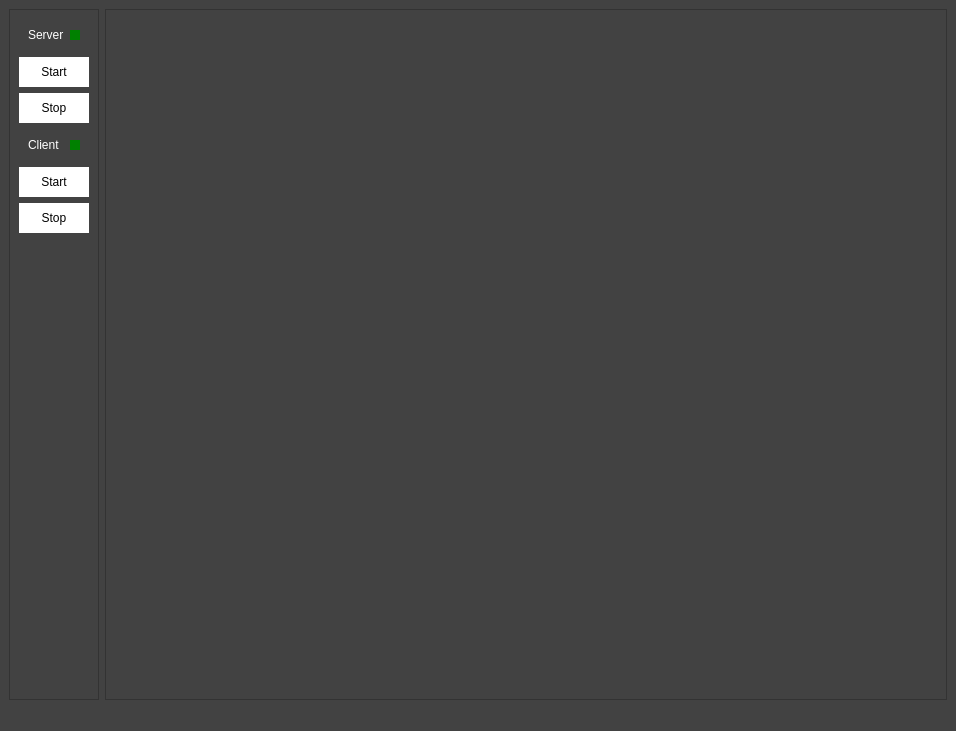
<?xml version="1.0" encoding="UTF-8"?>
<ui version="4.0">
 <class>MainWindow</class>
 <widget class="QMainWindow" name="MainWindow">
  <property name="geometry">
   <rect>
    <x>0</x>
    <y>0</y>
    <width>956</width>
    <height>731</height>
   </rect>
  </property>
  <property name="sizePolicy">
   <sizepolicy hsizetype="Expanding" vsizetype="Expanding">
    <horstretch>0</horstretch>
    <verstretch>0</verstretch>
   </sizepolicy>
  </property>
  <property name="minimumSize">
   <size>
    <width>956</width>
    <height>731</height>
   </size>
  </property>
  <property name="windowTitle">
   <string>Client viewer</string>
  </property>
  <property name="styleSheet">
   <string notr="true">QMainWindow#MainWindow
{
	background-color: rgb(36, 36, 36);
	border:2px solid rgb(56, 56, 56);
	border-left:2px solid rgb(56, 56, 56);
}

QWidget
{
	font: 10pt &quot;Open Sans&quot;;
	color: white; 
	background-color: rgb(66, 66, 66);
	selection-background-color :rgb(64, 167, 195);
}

QFrame#AcquisitionParameters, QFrame#FilteringParameters, QFrame#Diagnosis, QFrame#Diagnosis_2, QFrame#EntryFile_2, QFrame#SaveFile, QFrame#SaveFileWavefront {
	background-color: rgb(36, 36, 36);
}

QWidget#currentFile, QWidget#refFile, QWidget#Mask, QWidget#maskLoad {
	background-color: rgb(36, 36, 36);
}

QMainWindow#mainWindow
{
	margin:5px 0px 5px 0px;
}

/*toolbars*/


QToolBar {
	border: none;
	margin:2px;
}

QToolBar {
	background-color: rgb(64, 167, 195);
	padding: 0px 0px 0px 5px;
	margin-bottom:5px;
}

QToolBar QWidget {
	background-color: rgb(64, 167, 195);
}

QMessageBox {
	background-color: rgb(56, 56, 56);
	border-bottom: 2px solid rgb(66, 66, 66);
	border-left: 2px solid rgb(66, 66, 66);
	border-right: 2px solid rgb(66, 66, 66);
}

/* Push button */

QPushButton
{
	background-color: rgb(56, 56, 56);
}

QPushButton:disabled
{
	background-color: rgb(96, 96, 96);
}

QPushButton:checked
{
	background-color: rgb(64, 167, 195);
}

QFrame QPushButton
{
	background-color: rgb(96,96, 96);
	border: 0px solid white;
}

/* Label */

QLabel
{
	background-color: transparent;
}

/* Tool Tip */

QToolTip 
{ 
	border: 1px solid rgb(64, 167, 195);
}

/* Checkbox */

QCheckBox
{
	background-color:transparent;
	color: rgb(255, 255, 255);
}

QCheckBox::indicator
{
	border: 1px solid white;
	background-color: rgb(56, 56, 56);
}

QCheckBox::indicator:checked 
{
	background-color:rgb(64, 167, 195);
}

/* Combobox */

QComboBox
{
	background-color: rgb(56, 56, 56);
	border: 1px solid rgb(66,66,66);
}

/* Line edit */

QLineEdit
{
	background-color: rgb(56, 56, 56);
	border: 1px solid rgb(96, 96, 96);
}

/* Spinbox */

QDoubleSpinBox, QSpinBox
{
	font: 10pt &quot;Open Sans&quot;;
	background-color: rgb(56, 56, 56);
	border: 1px solid rgb(66,66,66);
	padding-right: 15px;
}

QDoubleSpinBox:disabled, QSpinBox:disabled
{
	border: 0px solid rgb(66,66,66);
	padding-right: 5px;
}

QDoubleSpinBox::up-button:disabled, QSpinBox::up-button:disabled, 
QDoubleSpinBox::down-button:disabled, QSpinBox::down-button:disabled
{
	width: 0px;
	height: 0px;
}

QTabWidget::pane { 
    border: none;
	background-color: rgb(56, 56, 56);
}

QTabBar::tab {
    background-color: rgb(66, 66, 66);
    border: none;
	padding:5px;
    padding-right: 25px;
    min-width: 40ex;
	margin-right:2px;
	margin-left:2px;
}

QPushButton:enabled {
    background-color:#ffffff;
    color: black;
}

QPushButton#clientStatus:enabled, QPushButton#serverStatus:enabled {
    background-color: green;
}

QPushButton#clientStatus:disabled, QPushButton#serverStatus:disabled {
    background-color: red;
}

QTabBar::tab:selected {
	color: white;
	font: bold 12pt &quot;Open Sans&quot;;
	border : 1px solid white;
}

QTabBar::tab:!selected {
	color: rgb(64, 167, 195);
	font: 12pt &quot;Open Sans&quot;;
	border : 1px solid rgb(64, 167, 195);
}</string>
  </property>
  <widget class="QWidget" name="centralwidget">
   <property name="sizePolicy">
    <sizepolicy hsizetype="Fixed" vsizetype="Fixed">
     <horstretch>0</horstretch>
     <verstretch>0</verstretch>
    </sizepolicy>
   </property>
   <layout class="QHBoxLayout" name="horizontalLayout_3">
    <item>
     <widget class="QFrame" name="serverFrame">
      <property name="sizePolicy">
       <sizepolicy hsizetype="Fixed" vsizetype="Preferred">
        <horstretch>0</horstretch>
        <verstretch>0</verstretch>
       </sizepolicy>
      </property>
      <property name="frameShape">
       <enum>QFrame::StyledPanel</enum>
      </property>
      <property name="frameShadow">
       <enum>QFrame::Raised</enum>
      </property>
      <layout class="QVBoxLayout" name="verticalLayout_2">
       <item>
        <widget class="QWidget" name="widget_2" native="true">
         <layout class="QHBoxLayout" name="horizontalLayout_4">
          <item>
           <widget class="QLabel" name="label">
            <property name="text">
             <string>Server</string>
            </property>
           </widget>
          </item>
          <item>
           <widget class="QPushButton" name="serverStatus">
            <property name="sizePolicy">
             <sizepolicy hsizetype="Minimum" vsizetype="Fixed">
              <horstretch>0</horstretch>
              <verstretch>0</verstretch>
             </sizepolicy>
            </property>
            <property name="minimumSize">
             <size>
              <width>10</width>
              <height>10</height>
             </size>
            </property>
            <property name="maximumSize">
             <size>
              <width>10</width>
              <height>10</height>
             </size>
            </property>
            <property name="text">
             <string/>
            </property>
           </widget>
          </item>
         </layout>
        </widget>
       </item>
       <item>
        <widget class="QPushButton" name="ServerStartButton">
         <property name="minimumSize">
          <size>
           <width>64</width>
           <height>30</height>
          </size>
         </property>
         <property name="text">
          <string>Start</string>
         </property>
        </widget>
       </item>
       <item>
        <widget class="QPushButton" name="ServerStopButton">
         <property name="minimumSize">
          <size>
           <width>64</width>
           <height>30</height>
          </size>
         </property>
         <property name="text">
          <string>Stop</string>
         </property>
        </widget>
       </item>
       <item>
        <widget class="QWidget" name="widget" native="true">
         <layout class="QHBoxLayout" name="horizontalLayout">
          <item>
           <widget class="QLabel" name="label_2">
            <property name="text">
             <string>Client</string>
            </property>
           </widget>
          </item>
          <item>
           <widget class="QPushButton" name="clientStatus">
            <property name="minimumSize">
             <size>
              <width>10</width>
              <height>10</height>
             </size>
            </property>
            <property name="maximumSize">
             <size>
              <width>10</width>
              <height>10</height>
             </size>
            </property>
            <property name="text">
             <string/>
            </property>
           </widget>
          </item>
         </layout>
        </widget>
       </item>
       <item>
        <widget class="QPushButton" name="ClientStartButton">
         <property name="minimumSize">
          <size>
           <width>64</width>
           <height>30</height>
          </size>
         </property>
         <property name="text">
          <string>Start</string>
         </property>
        </widget>
       </item>
       <item>
        <widget class="QPushButton" name="ClientStopButton">
         <property name="minimumSize">
          <size>
           <width>64</width>
           <height>30</height>
          </size>
         </property>
         <property name="text">
          <string>Stop</string>
         </property>
        </widget>
       </item>
       <item>
        <spacer name="verticalSpacer">
         <property name="orientation">
          <enum>Qt::Vertical</enum>
         </property>
         <property name="sizeHint" stdset="0">
          <size>
           <width>20</width>
           <height>40</height>
          </size>
         </property>
        </spacer>
       </item>
      </layout>
     </widget>
    </item>
    <item>
     <widget class="QFrame" name="clientFrame">
      <property name="frameShape">
       <enum>QFrame::StyledPanel</enum>
      </property>
      <property name="frameShadow">
       <enum>QFrame::Raised</enum>
      </property>
      <layout class="QVBoxLayout" name="verticalLayout">
       <item>
        <layout class="QHBoxLayout" name="horizontalLayout_2">
         <item>
          <spacer name="horizontalSpacer_2">
           <property name="orientation">
            <enum>Qt::Horizontal</enum>
           </property>
           <property name="sizeHint" stdset="0">
            <size>
             <width>40</width>
             <height>20</height>
            </size>
           </property>
          </spacer>
         </item>
        </layout>
       </item>
       <item>
        <widget class="QWidget" name="ImageDisplay" native="true">
         <property name="sizePolicy">
          <sizepolicy hsizetype="Minimum" vsizetype="Expanding">
           <horstretch>0</horstretch>
           <verstretch>0</verstretch>
          </sizepolicy>
         </property>
         <layout class="QVBoxLayout" name="verticalLayout_3">
          <property name="spacing">
           <number>0</number>
          </property>
          <property name="leftMargin">
           <number>0</number>
          </property>
          <property name="topMargin">
           <number>0</number>
          </property>
          <property name="rightMargin">
           <number>0</number>
          </property>
          <property name="bottomMargin">
           <number>0</number>
          </property>
         </layout>
        </widget>
       </item>
      </layout>
     </widget>
    </item>
   </layout>
  </widget>
  <widget class="QStatusBar" name="statusbar"/>
  <action name="actionPlay">
   <property name="checkable">
    <bool>true</bool>
   </property>
   <property name="icon">
    <iconset>
     <normaloff>:/WaveView/icon/Play</normaloff>
     <normalon>:/WaveView/icon/Pause</normalon>:/WaveView/icon/Play</iconset>
   </property>
   <property name="text">
    <string>Play</string>
   </property>
  </action>
 </widget>
 <resources/>
 <connections/>
</ui>
